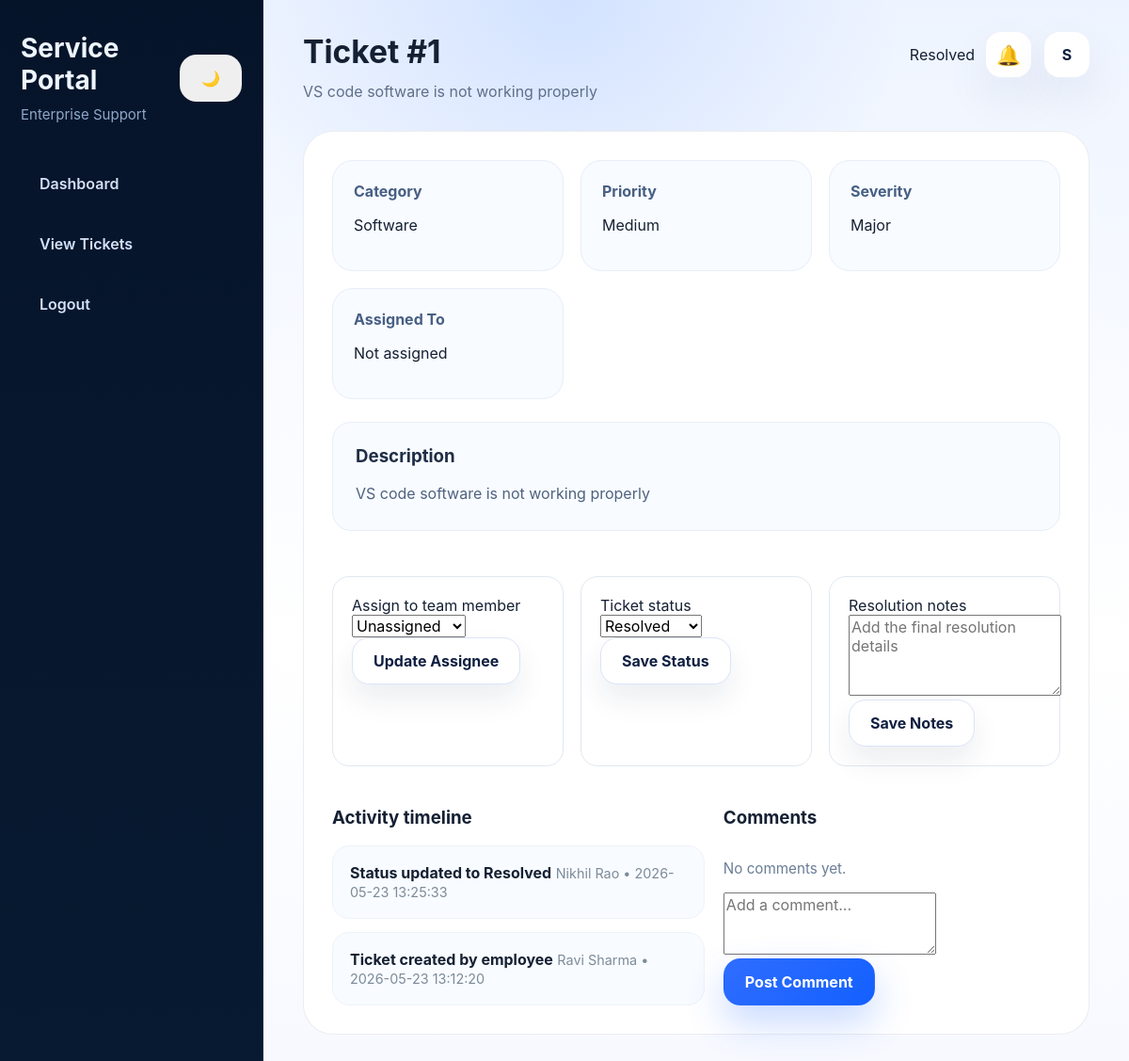
The app's page /it/ticket/1 (signed in) with its own data.
### tables this page shows
CREATE TABLE tickets (
    id INTEGER PRIMARY KEY AUTOINCREMENT,
    title TEXT NOT NULL,
    category TEXT NOT NULL,
    priority TEXT NOT NULL,
    severity TEXT NOT NULL,
    description TEXT NOT NULL,
    status TEXT NOT NULL DEFAULT 'Open',
    employee_id INTEGER NOT NULL,
    assigned_to INTEGER,
    created_at TEXT NOT NULL,
    updated_at TEXT NOT NULL,
    resolution_notes TEXT,
    FOREIGN KEY(employee_id) REFERENCES users(id),
    FOREIGN KEY(assigned_to) REFERENCES users(id)
);

CREATE TABLE users (
    id INTEGER PRIMARY KEY AUTOINCREMENT,
    username TEXT NOT NULL UNIQUE,
    password TEXT NOT NULL,
    fullname TEXT NOT NULL,
    role TEXT NOT NULL CHECK(role IN ('employee','it'))
, email TEXT, department TEXT);

CREATE TABLE activities (
    id INTEGER PRIMARY KEY AUTOINCREMENT,
    ticket_id INTEGER NOT NULL,
    description TEXT NOT NULL,
    created_by INTEGER NOT NULL,
    created_at TEXT NOT NULL,
    FOREIGN KEY(ticket_id) REFERENCES tickets(id),
    FOREIGN KEY(created_by) REFERENCES users(id)
);

### app.py (the view)
        def decorated_view(*args, **kwargs):
            if g.user is None:
                return redirect(url_for('login'))
            if role and g.user['role'] != role:
                flash('Access denied for your role.', 'warning')
                return redirect(url_for(ROLE_ROUTES[g.user['role']]))
            return fn(*args, **kwargs)

### app.py (called while the page is built, shortened)
@app.before_request
def load_logged_in_user():
    user_id = session.get('user_id')
    if user_id is None:
        g.user = None
    else:
        g.user = get_user_by_id(user_id)

def login_required(role=None):
    def wrapper(fn):
        def decorated_view(*args, **kwargs):
            if g.user is None:
                return redirect(url_for('login'))
            if role and g.user['role'] != role:
                flash('Access denied for your role.', 'warning')
                return redirect(url_for(ROLE_ROUTES[g.user['role']]))
            return fn(*args, **kwargs)
        decorated_view.__name__ = fn.__name__
        return decorated_view
    return wrapper

def get_all_it_members():
    from database.models import query_db
    return query_db('SELECT id, fullname FROM users WHERE role = ?', ('it',))

@app.route('/it/ticket/<int:ticket_id>', methods=['GET', 'POST'])
@login_required('it')
def it_ticket_detail(ticket_id):
    ticket = get_ticket(ticket_id)
    if ticket is None:
        flash('Ticket not found.', 'danger')
        return redirect(url_for('manage_tickets'))
    comments = get_ticket_comments(ticket_id)
    activities = get_ticket_activities(ticket_id)
    assignee = get_user_by_id(ticket['assigned_to']) if ticket['assigned_to'] else None
    technicians = get_all_it_members()
    return render_template(
        'ticket_details.html',
        user=g.user,
        ticket=ticket,
        comments=comments,
        activities=activities,
        assignee=assignee,
        technicians=technicians,
        status_options=STATUS_OPTIONS,
        categories=CATEGORIES,
        priorities=PRIORITIES,
        severities=SEVERITIES,
    )

### database/models.py (called while the page is built)
def get_connection():
    conn = sqlite3.connect(DB_PATH)
    conn.row_factory = sqlite3.Row
    return conn

def query_db(query, args=(), one=False):
    conn = get_connection()
    cur = conn.execute(query, args)
    rv = cur.fetchall()
    conn.commit()
    conn.close()
    return (rv[0] if rv else None) if one else rv

def get_user_by_id(user_id):
    return query_db('SELECT * FROM users WHERE id = ?', (user_id,), one=True)

def get_ticket(ticket_id):
    return query_db('SELECT * FROM tickets WHERE id = ?', (ticket_id,), one=True)

def get_ticket_comments(ticket_id):
    return query_db(
        'SELECT c.*, u.fullname FROM comments c JOIN users u ON c.user_id = u.id WHERE c.ticket_id = ? ORDER BY c.created_at DESC',
        (ticket_id,)
    )

### templates/ticket_details.html (shortened to what this page needs)
<!DOCTYPE html>
<html lang="en">
<head>
    <link rel="stylesheet" href="{{ url_for('static', filename='css/style.css') }}">
</head>
<body>
    <div class="layout-shell">
        <aside class="sidebar">
            <div class="brand">
                <div style="display:flex; justify-content:space-between; align-items:center; width:100%;">
                    <div>
                        <h2>Service Portal</h2>
                        <span>Enterprise Support</span>
                    </div>
                    <button id="theme-toggle" class="theme-toggle" title="Toggle dark mode">🌙</button>
                </div>
            </div>
            <nav>
                {% if user['role'] == 'employee' %}
                    <a href="{{ url_for('employee_dashboard') }}">Dashboard</a>
                    <a href="{{ url_for('raise_ticket') }}">Create Ticket</a>
                {% else %}
                    <a href="{{ url_for('it_dashboard') }}">Dashboard</a>
                    <a href="{{ url_for('manage_tickets') }}">View Tickets</a>
                {% endif %}
                <a href="{{ url_for('logout') }}">Logout</a>
            </nav>
        </aside>
        <main class="content">
            <div class="header-top">
                <div class="topbar-left">
                    <h1>Ticket #{{ ticket['id'] }}</h1>
                    <p>{{ ticket['title'] }}</p>
                </div>
                <div class="topbar-actions">
                    <span class="status-badge status-{{ ticket['status']|replace(' ', '-') }}">{{ ticket['status'] }}</span>
                    <div class="user-row">
                        <div class="notification-menu-wrapper">
                            <button class="notification-pill notification-toggle" id="notification-btn" title="View notifications">🔔</button>
                        </div>
                        <div class="profile-menu-wrapper">
                            <button class="avatar-pill profile-toggle" title="View profile">{{ user['fullname'][0]|upper }}</button>
                        </div>
                    </div>
                </div>
            </div>
            <section class="panel ticket-detail-panel">
                <div class="detail-grid">
                    <div>
                        <strong>Category</strong>
                        <p>{{ ticket['category'] }}</p>
                    </div>
                    <div>
                        <strong>Priority</strong>
                        <p>{{ ticket['priority'] }}</p>
                    </div>
                    <div>
                        <strong>Severity</strong>
                        <p>{{ ticket['severity'] }}</p>
                    </div>
                    <div>
                        <strong>Assigned To</strong>
                        <p>{{ assignee['fullname'] if assignee else 'Not assigned' }}</p>
                    </div>
                </div>
                <div class="ticket-description">
                    <h3>Description</h3>
                    <p>{{ ticket['description'] }}</p>
                </div>
                {% if user['role'] == 'it' %}
                    <div class="ticket-actions">
                        <form method="post" class="action-panel">
                            <label>Assign to team member</label>
                            <select name="assigned_to">
                                <option value="">Unassigned</option>
                            </select>
                            <button type="submit" class="button button-secondary">Update Assignee</button>
                        </form>
                        <form method="post" class="action-panel">
                            <label>Ticket status</label>
                            <select name="status">
                                {% for status in status_options %}
                                    <option value="{{ status }}" {% if ticket['status'] == status %}selected{% endif %}>{{ status }}</option>
                                {% endfor %}
                            </select>
                            <button type="submit" class="button button-secondary">Save Status</button>
                        </form>
                        <form method="post" class="action-panel">
                            <label>Resolution notes</label>
                            <textarea name="resolution_notes" rows="4" placeholder="Add the final resolution details">{{ ticket['resolution_notes'] or '' }}</textarea>
                            <button type="submit" class="button button-secondary">Save Notes</button>
                        </form>
                    </div>
                {% endif %}
                <div class="ticket-activity">
                    <div>
                        <h3>Activity timeline</h3>
                        <div class="activity-list">
                            {% for activity in activities %}
                                <div class="activity-item">
                                    <strong>{{ activity['description'] }}</strong>
                                    <span>{{ activity['fullname'] }} • {{ activity['created_at'][:19].replace('T',' ') }}</span>
                                </div>
                            {% else %}
                                <p class="muted">No activity recorded yet.</p>
                            {% endfor %}
                        </div>
                    </div>
                    <div>
                        <h3>Comments</h3>
                        <div class="comment-list">
                            {% for comment in comments %}
                                <div class="comment-item">
                                    <p>{{ comment['comment'] }}</p>
                                    <span>{{ comment['fullname'] }} • {{ comment['created_at'][:19].replace('T',' ') }}</span>
                                </div>
                            {% else %}
                                <p class="muted">No comments yet.</p>
                            {% endfor %}
                        </div>
                        <form method="post" class="comment-form">
                            <textarea name="comment" rows="3" placeholder="Add a comment..."></textarea>
                            <button type="submit" class="button button-primary">Post Comment</button>
                        </form>
                    </div>
                </div>
            </section>
        </main>
    </div>
</body>
</html>

### records on screen
tickets: id "1", title "VS code software is not working properly", status "Resolved", category "Software", priority "Medium", severity "Major", description "VS code software is not working properly"
users: fullname "S"
activities: description "Status updated to Resolved", fullname "Nikhil Rao", created_at "2026-05-23 13:25:33"
activities: description "Ticket created by employee", fullname "Ravi Sharma", created_at "2026-05-23 13:12:20"

### other values on screen
{{ assignee['fullname'] if assignee else 'Not assigned' }} "Not assigned"
